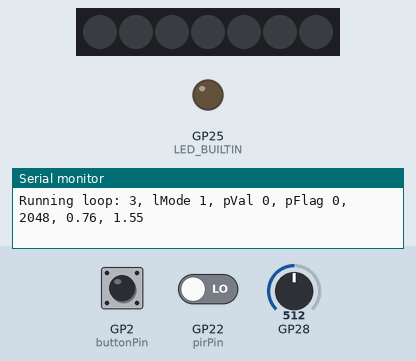
Simulated run of this sketch. Board: Raspberry Pi Pico. On the bench: 7 RGB LEDs in strip order, left to right, output pins drawn as LEDs (lit = HIGH), the last lines printed to the serial monitor. Dashed ring = blinking. The test bench sets the inputs (shaded band); at power-on: GP28 = 512, GP2 (buttonPin) HIGH, GP22 (pirPin) LOW. Dim RGB values are drawn brighter than linear; the strip is taken to match the declared colour order.

Above: at 1.5 s.
1.6 s: GP28 set to 69
3.1 s: GP28 set to 59
At 3.7 s:
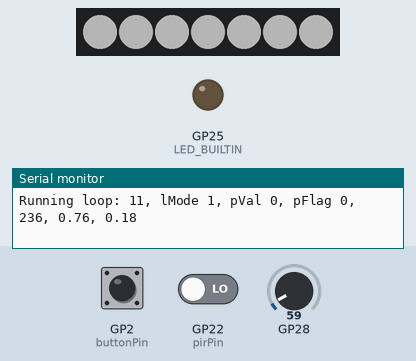
4.7 s: GP2 (buttonPin) pulled LOW for 0.3 s
At 4.88 s:
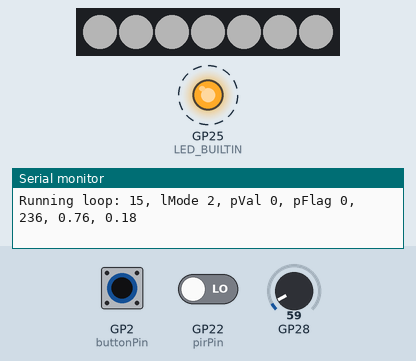
7.0 s: GP2 (buttonPin) pulled LOW for 1 s
At 9.7 s:
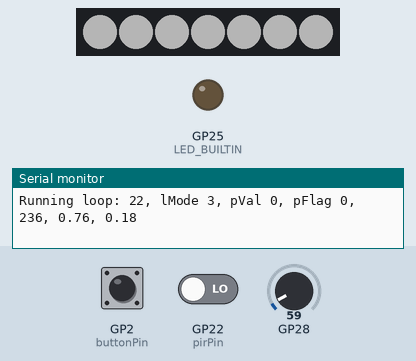
10.0 s: GP28 set to 102
11.5 s: GP28 set to 118
At 12.3 s:
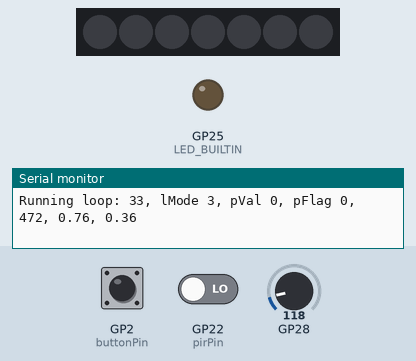
Timing chart, 0 to 14.0 s (numbered marks = the images above; inputs shaded):
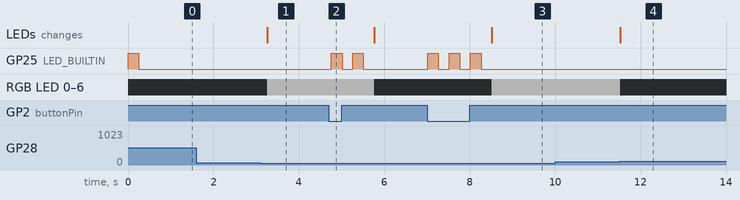

Measured:
- the behaviour switches between 63 and 62 on GP28 (found by bisection; images 0 and 1)
- the behaviour switches between 112 and 113 on GP28 (found by bisection; images 3 and 4)
- after the input at 3.1 s, RGB LED 0–6: off → RGB(64, 64, 64) after 0.16 s; the LEDs: change after 0.16 s (image 1)
- after the input at 4.7 s, GP25 (LED_BUILTIN): alternates HIGH for 0.25 s and LOW for 0.25 s, 4 changes in all, then stays LOW, starting after 0.06 s; RGB LED 0–6: RGB(64, 64, 64) → off after 1.1 s
- after the input at 7.0 s, GP25 (LED_BUILTIN): alternates HIGH for 0.25 s and LOW for 0.25 s, 6 changes in all, then stays LOW, starting at once; RGB LED 0–6: off → RGB(64, 64, 64) after 1.5 s; the LEDs: change after 1.5 s (image 3)
- after the input at 11.5 s, RGB LED 0–6: RGB(64, 64, 64) → off at once; the LEDs: change at once (image 4)

The sketch:

solar-light.ino
```cpp
/*
 * solar-light sketch
 *
 */

#include <Arduino.h>
#if defined (PICO)
  #include <stdio.h>
  #include "pico/stdlib.h"
#endif

#include "hardware/adc.h" // native sdk
#include <Adafruit_NeoPixel.h>

#define PIN 6
#define NUMPIXELS 7

const bool On = true;
const bool Off = false;
const int buttonPin = 2;
bool buttonFlag = false;
int buttonDebounce = 200; // found to be 120-150 for the simple buttons
const int pirPin = 22;
bool pirFlag = false;
int unsigned pirChange = 0; // time of previous press
int lightMode = 1; // this can be 1, 2 or 3
int previousMode = 0;

Adafruit_NeoPixel pixels = Adafruit_NeoPixel(NUMPIXELS, PIN, NEO_RGBW + NEO_KHZ800);

void setup() {

  // put your setup code here, to run once:
  Serial.begin(115200); // do we need to wait for this to come up?
  // the following is used for the reflecting the 'state'
  pinMode(LED_BUILTIN, OUTPUT);

  // adc setup - using the Pico SDK directly
  adc_init(); // init the hardware
  adc_gpio_init(28); // disable digital funciton son ping 28 or ADC2
  adc_select_input(2); // 2 for ADC2!

  // initialise and turn leds off?
  pixels.begin();
  pixels.show(); // all pixels to 'off'

  // setup interrupt for button
  pinMode(buttonPin, INPUT_PULLUP);
  attachInterrupt(buttonPin, buttonInterrupt, FALLING);
  //attachInterrupt(buttonPin, buttonInterrupt, CHANGE);
  gpio_pull_up(buttonPin); // this is need to ensure the line is not floating!!

  // setup the PIR for low on activation
  pinMode(pirPin, INPUT_PULLUP);
  attachInterrupt(pirPin, pirInterrupt, RISING);
  gpio_pull_up(pirPin);

  //Serial.println("Starting script");
}

void loop() {
  // put your main code here, to run repeatedly:
  static unsigned int loopCnt = 0;
  static unsigned int prevChange = 0; // for illumiance
  static int lightVal;
  static int pirVal;
  static bool lightState = Off;
  static int luxCutoff = 250;  // the minimum for lights on
  static bool lightOn = false;
  static bool pixelsOn = false; // used to indicate led status

  float cfactor = (3.1 / (1 << 12)); // allow for 0.2 drop for the phototransisor

  lightVal = adc_read(); // check each loop
  pirVal = digitalRead(pirPin); // read to help with tracing but triggered interrupt

  // reflect status for debug and calibration
  Serial.print("Running loop: ");
  Serial.print(loopCnt);
  Serial.print(", lMode ");
  Serial.print(lightMode);
  Serial.print(", pVal ");
  Serial.print(pirVal);
  Serial.print(", pFlag ");
  Serial.print(pirFlag);
  Serial.print(", ");
  Serial.print(lightVal);
  Serial.print(", ");
  Serial.print(cfactor * 1000);
  Serial.print(", ");
  Serial.println(lightVal * cfactor);
  loopCnt = loopCnt + 1;

  // if mode changed then flag
  if (lightMode != previousMode) {
    previousMode = lightMode; // note now

    //Serial.println("buttonFlag true ..");
    // flash onboard led to reflect the new mode
    for (int i = lightMode; i > 0; i--) {
      digitalWrite(LED_BUILTIN, HIGH);
      delay(250);
      digitalWrite(LED_BUILTIN, LOW);
      delay(250);
    }
  }

  // check light levels and flag on if below threshold
  // move to a moving average to take fluactions out of the reading
  if (lightVal < luxCutoff) { // guard for no light
    lightState = On;
  } else {
    // check that we have an interval
    if ((lightVal > (luxCutoff + 200)) && ((prevChange - millis()) > 10000)) {
      lightState = Off;
      prevChange = millis();
    }
  }

  // and if pir event flagged time to reset?
  if ( pirFlag == true ) {
    // has it been x seconds?
    if ((millis() - pirChange) > 10000) { // 10 seconds for now
      pirFlag = false; // turn off
      //pirChange = millis();
    }
  }

  // light control centralised in the loop & based on mode plus state
  // if mode 1 then turnon only if dark, lightState == On
  if (lightMode == 1 && lightState == On) {
    lightOn = true;
  // if mode 2 then turn on if motion (pirFlag == true
  } else if (lightMode == 2 && pirFlag == true) {
    lightOn = true;
  // mode 3 for is for either
  } else if (lightMode == 3 && (lightState == On || pirFlag == true)){
    lightOn = true;
  } else {
    lightOn = false;
  }

  if (lightOn == true) {
    if (pixelsOn == false) { // turn on if of
      pixels.fill(pixels.Color(32, 32, 32, 32), 0); // fill white
      //pixels.fill(pixels.Color(255, 255, 255, 255), 0); // fill white
      pixels.show();
      delay(500);
      pixelsOn = true;
    }
  } else {
    pixels.clear();
    pixels.show();
    pixelsOn = false;
  }

  delay (250); // just slow the loop for now
}

// we simply set the flag to be true
// and note the time in msec
void pirInterrupt()
{
  pirFlag = true;
  pirChange = millis();
}

// button pressed - debounce
void buttonInterrupt()
{
  static unsigned int previousPress = 0;  // retain the last press

  //Serial.println("Press debounced"); // <- doing this screws up when using mbed/pico

  // the buttonDebounce should be suffixcient but buttonFlag added as an extra guard
  if((millis() - previousPress) > buttonDebounce ) {
    //if (Debug == true) Serial.println("Press debounced");

    previousPress = millis();
    buttonFlag = !buttonFlag; // just toggle it

    // change state
    lightMode = lightMode + 1;
    if (lightMode > 3) { // upper is 3 for now
      lightMode = 1;
    }
  }
}

// end of sketch
```
